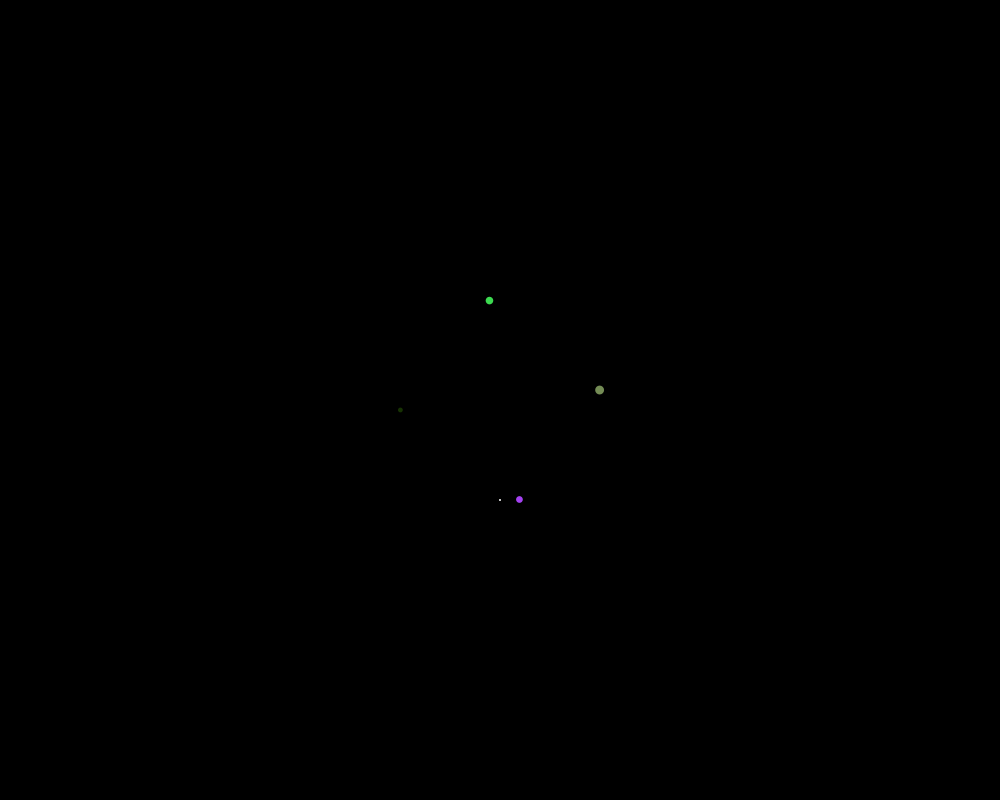
Frame 1 (no input)
Frame 60 (the mouse pressed at the canvas centre just before this capture): blank canvas, image omitted
Frame 120 (the mouse held since frame 60 and released just before this capture): blank canvas, image omitted

The Processing sketch that drew this single still picture (run headless with seeded random() and noise(); from frame 60 on, the mouse is pressed at the canvas centre):

// Processing sketch: central_force_multi_body_problem
// ── central_force_multi_body_problem.pde
//changed to leap-frog integration to conserve energy
int nume=4;
//number of orbiters
float d=12;
//maximum diameter of orbiters
float K=500000;
//K determines strength of interactions. if dt is small, K must be big
//or else the orbiter won't move. but making K big makes errors big
int counter=5000;
//counts number of operations between drawing each frame
float dt=.00005;
//determines "length" of each time step
//because error goes like dt^2, small dt will make leapfrog very accurate
float compare;

//side note: framerate determines speed at which things are drawn
//to make this look good, one would have to have a very small dt,
//and a _very large_ frame rate. because we can't have a frame rate
//of, say, 10000, we can have the program run through a bunch
//of iterations, like 100, between drawing each frame. this way 
//K can be small even if dt is small, hence small errors

float px;
float py;
//position of anchor
float[] x= new float[nume];
float[] y= new float[nume];
//position arrays for orbiters
float[] vx= new float[nume];
float[] vy= new float[nume];
//velocity arrays for orbiters
float[] ax= new float[nume];
float[] ay= new float[nume];
//acceleration arrays for orbiters
float[][] colors=new float[nume][3];
float[] sizes=new float[nume];
//if notebook is being used to make a solar system, these
//are the colors and sizes of the planets orbiting the sun


void setup() 
{
  size(1000, 800);
  px=width/2;
  py=height/2;

  //for (int i=0; i<nume; i++) {
    //ex[i] = random(.2*width,.8*width);
    //x[i]=width/2;
    //ey[i] = random(.2*height,.8*height);
    //y[i]= random(.75, 1.3)*(height/4);
    //vx[i] = random(65, 110);
    //vy[i] = random(-5,5);
    //vy[i]= 0;
  //}
  x[0]=500;
  y[0]=500;
  vx[0]=80;
  vy[0]=0;
  
  x[1]=500;
  y[1]=300;
  vx[1]=-40;
  vy[1]=0;
  
  x[2]=600;
  y[2]=400;
  vx[2]=0;
  vy[2]=-40;
  
  x[3]=400;
  y[3]=400;
  vx[3]=0;
  vy[3]=40;
  compare=max(y);

  for (int i=0; i<nume; i++) {
    for (int j=0; j<3; j++) {
      colors[i][j]=random(0, 255);
    }
  }

  for (int i=0; i<nume; i++) {
    sizes[i]=random(d/3, d);
    //change to random(d,d) to make all orbiters equal size
  }

  frameRate(50);
  ellipseMode(CENTER);
  smooth();
  noStroke();
}

void draw()
{
  for (int k=0; k<counter; k++) {

    for (int i=0; i<nume; i++) {
      //change position first
      x[i]+=dt*vx[i];
      y[i]+=dt*vy[i];
    }

    for (int i=0; i<nume; i++) {
      for (int j=0; j<nume; j++) {
        if (j!=i) {
          //change acceleration with new position
          ax[i]=-K*(x[i]-x[j])/pow(dist(x[i], y[i], x[j], y[j]), 3);
          ay[i]=-K*(y[i]-y[j])/pow(dist(x[i], y[i], x[j], y[j]), 3);
        }
      }
    }

    for (int i=0; i<nume; i++) {
      //change velocity with new acceleration
      vx[i]+=dt*ax[i];
      vy[i]+=dt*ay[i];
    }
  }

  background(0);
  //fill(255, 0, 0);
  //ellipse(px, py, 4*d, 4*d);
  //anchor is 4 times wider than orbiters, and it's red!
  fill(255, 255, 255);
  ellipse(width/2, compare, 2, 2);
  //to see if orbits closest to anchor are precessing

  for (int i=0; i<nume; i++) {
    fill(colors[i][0], colors[i][1], colors[i][2]);
    ellipse(x[i], y[i], sizes[i], sizes[i]);
  }
}
